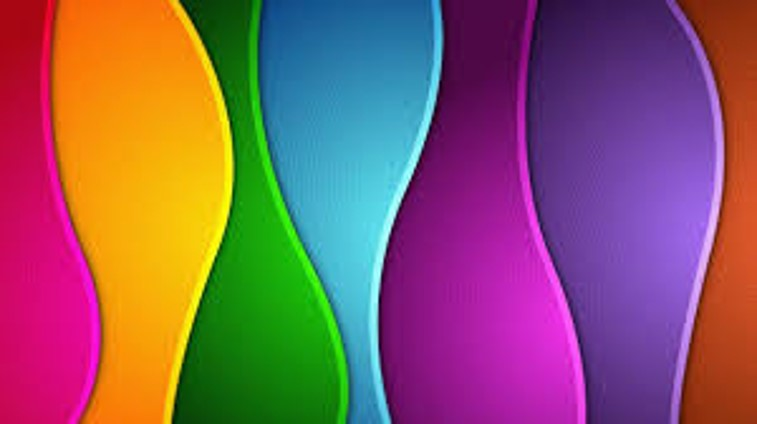
#> input picture IMAGEM/atvds_img/atividades-modulo01-aluno/img/cores.jpg, 757 x 424 px
$ jupyter execute atividade4.ipynb
#> lines starting #> are read from the running program, lines starting #| are printed output that depends on the picture
# Segmentação de imagens por cor

## Mascaramento

Forma de segmentação onde uma imagem binária (pixels preto e branco) é criada a partir da imagem original, colorida ou tins de cinza, para indicar os pixels de interesse e seprá-los dos pixels de fundo. No OpenCV essa imagem binária, chamada de máscara ou *mask*, é representada através de uma imagem em tons de cinza convencional, onde o valor preto `0` indica pixel de fundo e o valor branco `255` é usado para indicar o pixel de interesse.

Por exemplo vamos tentar marcar as diferentes cores em uma máscara

[cell 1]
import cv2
import matplotlib.pyplot as plt
import numpy as np

# Já invertendo os canais
cores_rgb = cv2.imread("img/cores.jpg")[:,:,::-1]
plt.imshow(cores_rgb)
plt.show()

Vamos ver o histograma de cada canal.

**Canal Vermelho**

[cell 2]
cores_r = cores_rgb[:,:,0] #filtrando apenas o canal vermelho
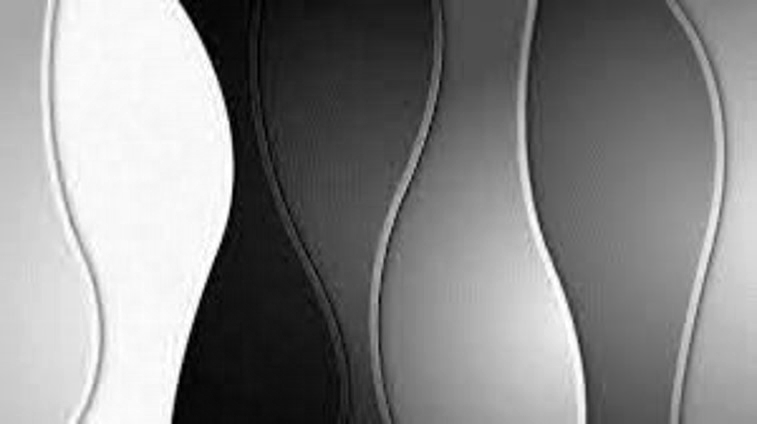
#> cores_r: shape (424, 757); min 0, max 255, mean 135.2
plt.imshow(cores_r, cmap='gray')
plt.show()

**Canal Vermelho (Histograma)**

[cell 3]
plt.hist(cores_r.flatten(), bins=256)
plt.xlim([-1,256]) # para melhor visualização do histograma
plt.show()
#> figure, not shown here; tallest bar 12592 high, from x = 247 to 248

[cell 4]
#tem muitos pxs (12000) com bastante vermelho (255) e poucos com pouco

**Canal Verde**

[cell 5]
cores_g = cores_rgb[:,:,1]
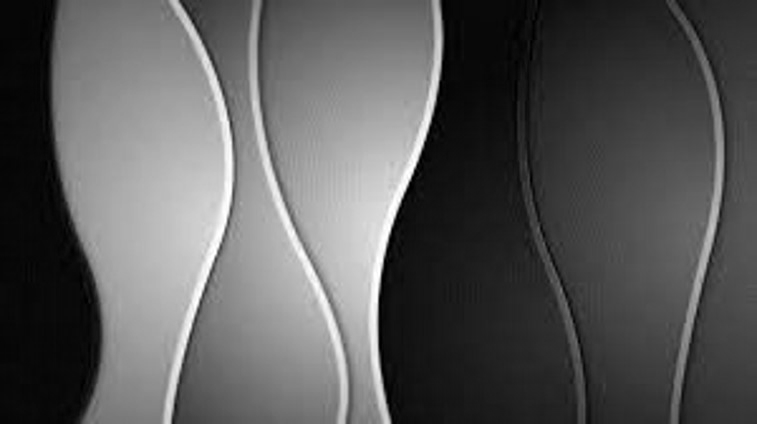
#> cores_g: shape (424, 757); min 0, max 255, mean 89.1
plt.imshow(cores_g, cmap='gray')
plt.show()

**Canal Verde (Histograma)**

[cell 6]
plt.hist(cores_g.flatten(), bins=256)
plt.xlim([-1,256])
plt.show()
#> figure, not shown here; tallest bar 10390 high, from x = 7.97 to 8.96

**Canal Azul**

[cell 7]
cores_b = cores_rgb[:,:,2]
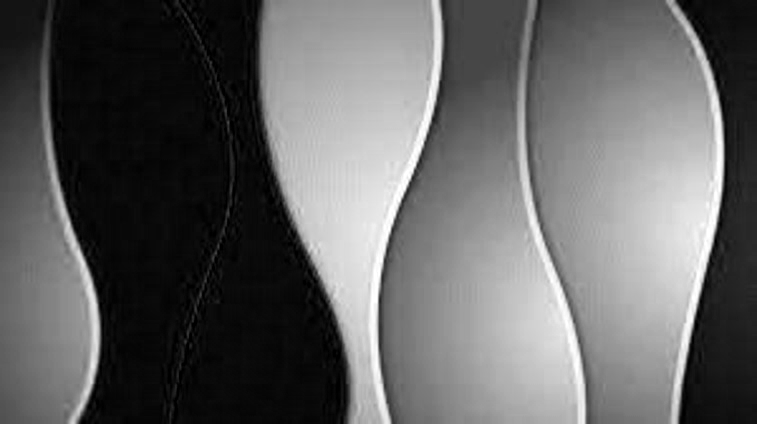
#> cores_b: shape (424, 757); min 0, max 255, mean 98.6
plt.imshow(cores_b, cmap='gray')
plt.show()

**Canal Azul (Histograma)**

[cell 8]
plt.hist(cores_b.flatten(), bins=256)
plt.xlim([-1,256])
plt.show()
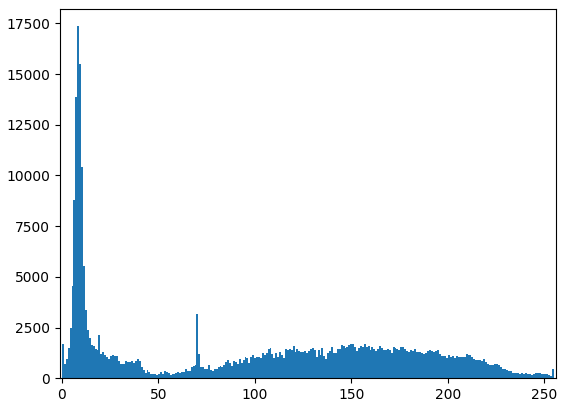
#> figure drawn by matplotlib, 1 panel; tallest bar 17358 high, from x = 7.97 to 8.96

Vamos agora identificar pixels da **cor verde**.

[cell 9]
# Cria uma imagem 'zerada' com as mesmas dimensões de 'cores_r'
mask_red = np.zeros_like(cores_r)
mask_red[cores_r < 45] = 255 #tds os pixels que tem uma qntd de vermelhor menor que 45 ficam brancos

plt.imshow(mask_red, cmap='gray')
plt.show()

[cell 10]
mask_green = np.zeros_like(cores_g)
mask_green[cores_g > 80] = 255

plt.imshow(mask_green, cmap='gray')
plt.show()

[cell 11]
mask_blue = np.zeros_like(cores_b)
mask_blue[cores_b < 20] = 255

plt.imshow(mask_blue, cmap='gray')
plt.show()

[cell 12]
mask = cv2.bitwise_and(mask_blue, mask_red, mask=mask_green) #sobreposicao das mascaras
plt.imshow(mask, cmap='gray')
plt.show()

## Prática

**Exercício 1**: crie uma máscara para identificar a faixa amarela na imagem. Você pode precisar olhar para mais de um canal ;)

[cell 13]
masc_red = np.zeros_like(cores_r)
masc_red[cores_r > 200] = 255

plt.imshow(mask_red, cmap='gray')
plt.show()

[cell 14]
masc_green = np.zeros_like(cores_g)
masc_green[cores_g > 100] = 255

plt.imshow(masc_green, cmap='gray')
plt.show()
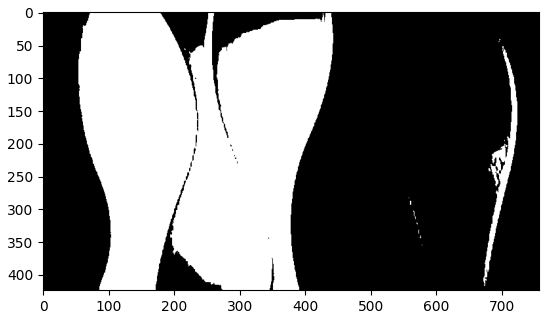
#> figure drawn by matplotlib, 1 panel

[cell 15]
masc_blue = np.zeros_like(cores_b)
masc_blue[cores_b < 20] = 255

plt.imshow(masc_blue, cmap='gray')
plt.show()

[cell 16]
masc = cv2.bitwise_and(masc_blue, masc_red, mask=masc_green) #sobreposicao das mascaras
plt.imshow(masc, cmap='gray')
plt.show()
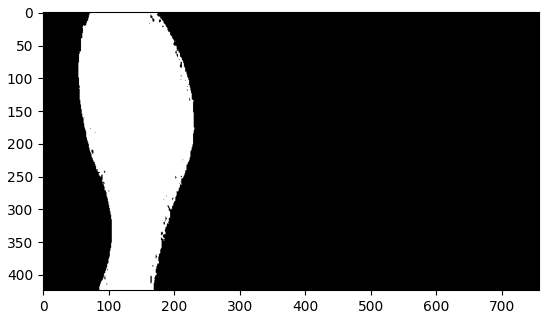
#> figure drawn by matplotlib, 1 panel

**Exercício 2**: crie uma máscara para identificar as faixas roxa e rosa na imagem. Você pode precisar olhar para mais de um canal ;)

[cell 17]
masc_red = np.zeros_like(cores_r)
masc_red[cores_r > 50] = 255

plt.imshow(masc_red, cmap='gray')
plt.show()
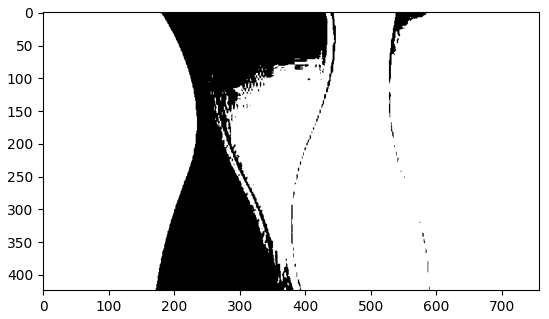
#> figure drawn by matplotlib, 1 panel

[cell 18]
masc_green = np.zeros_like(cores_g)
masc_green[cores_g < 110] = 255

plt.imshow(masc_green, cmap='gray')
plt.show()
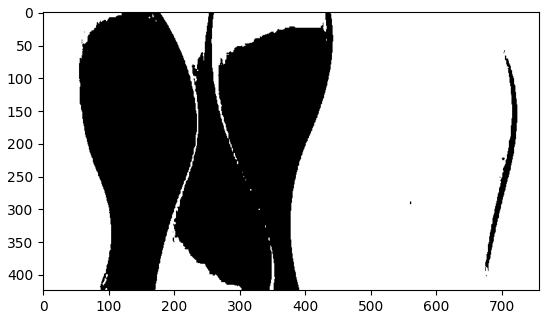
#> figure drawn by matplotlib, 1 panel

[cell 19]
masc_blue = np.zeros_like(cores_b)
masc_blue[cores_b > 50] = 255

plt.imshow(masc_blue, cmap='gray')
plt.show()
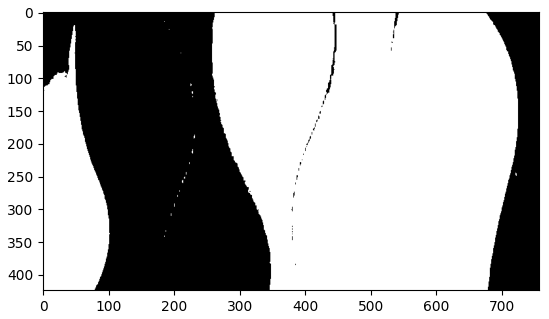
#> figure drawn by matplotlib, 1 panel

[cell 20]
masc = cv2.bitwise_and(masc_blue, masc_red, mask=masc_green) #sobreposicao das mascaras
plt.imshow(masc, cmap='gray')
plt.show()
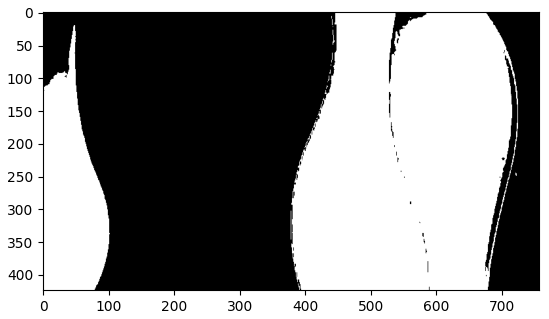
#> figure drawn by matplotlib, 1 panel

$ run again, with IMAGEM/atvds_img/atividades-modulo01-aluno/img/cena_canto_sala.jpg copied over IMAGEM/atvds_img/atividades-modulo01-aluno/img/cores.jpg
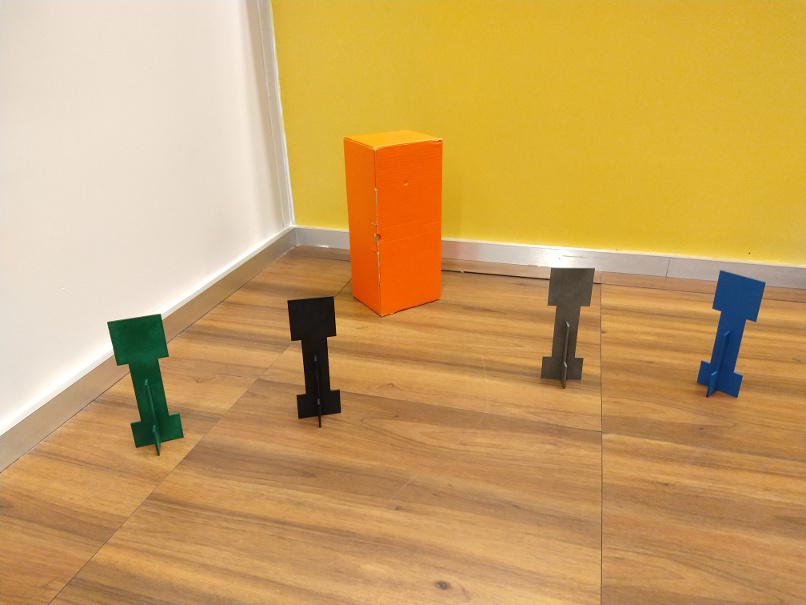
#> input picture IMAGEM/atvds_img/atividades-modulo01-aluno/img/cena_canto_sala.jpg, 806 x 605 px
#> `cores_b = cores_rgb[:,:,2]`:
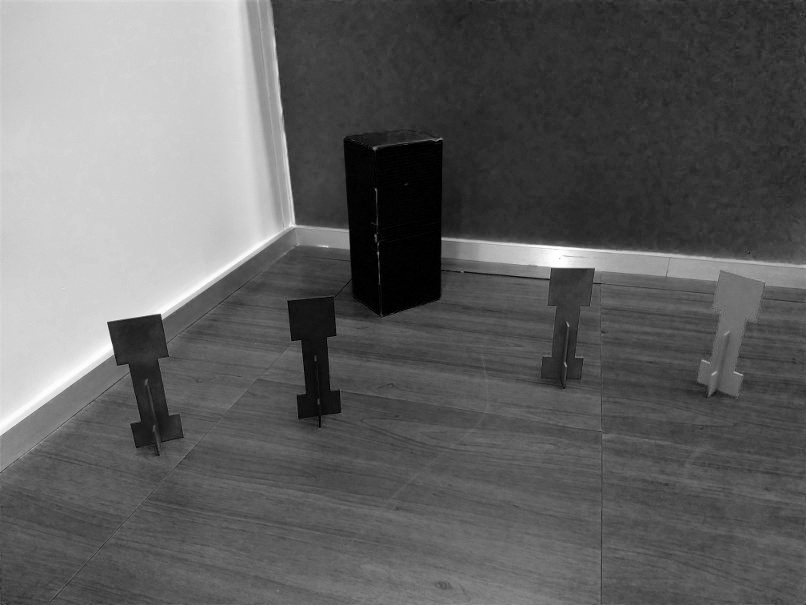
#> cores_b: shape (605, 806); min 0, max 255, mean 98.1
#> `plt.show()`:
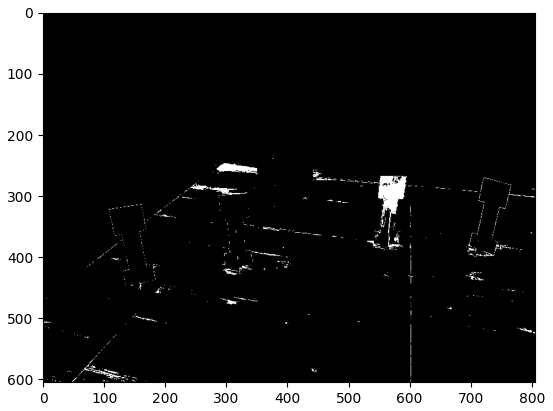
#> figure drawn by matplotlib, 1 panel
